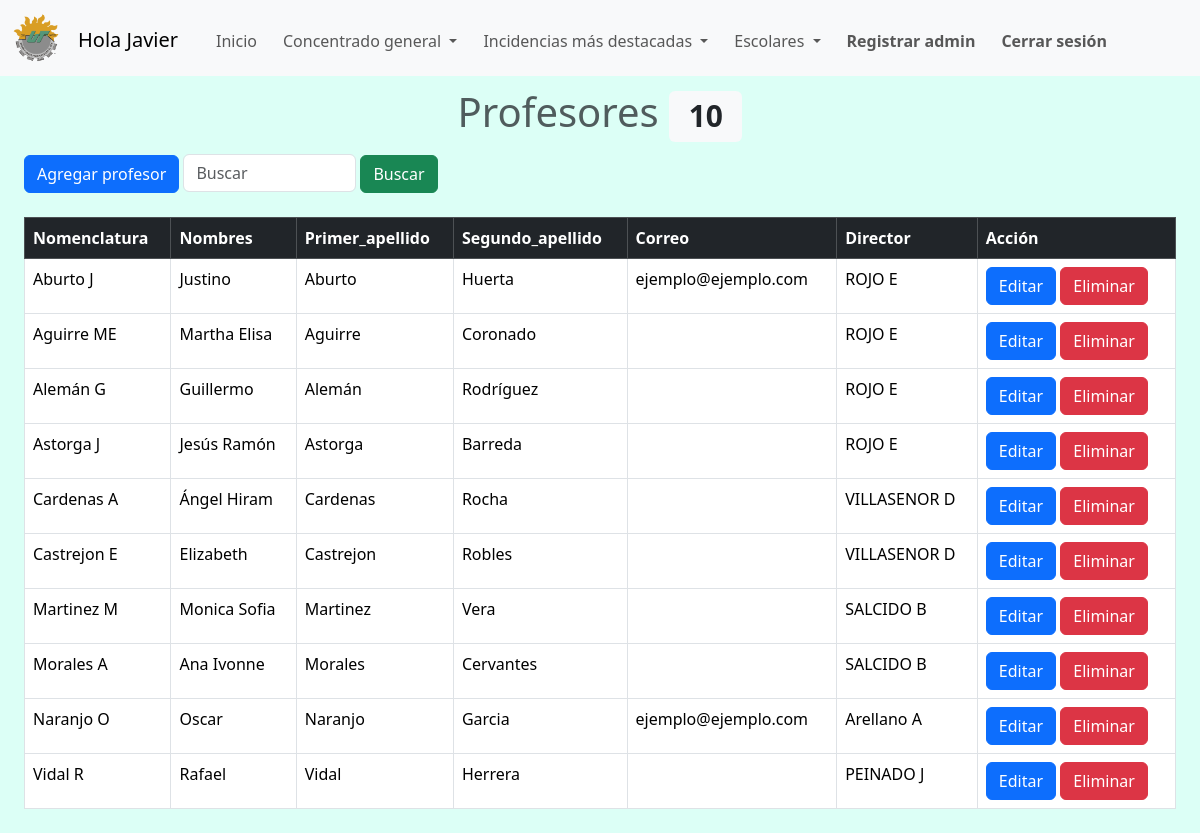
/layouts_admins/profesores.php (signed in), run on the app's committed database.
### tables this page shows
CREATE TABLE IF NOT EXISTS `profesores` (
  `id` int NOT NULL AUTO_INCREMENT,
  `nomenclatura` varchar(100) DEFAULT NULL,
  `nombres` varchar(100) DEFAULT NULL,
  `primer_apellido` varchar(100) DEFAULT NULL,
  `segundo_apellido` varchar(100) DEFAULT NULL,
  `correo` varchar(100) DEFAULT NULL,
  `director` int DEFAULT NULL,
  PRIMARY KEY (`id`),
  KEY `director` (`director`)
);

CREATE TABLE IF NOT EXISTS `dir_de_carrera` (
  `id` int NOT NULL AUTO_INCREMENT,
  `nom_dir` varchar(50) NOT NULL,
  `nombres` varchar(50) NOT NULL,
  `primer_apellido` varchar(50) NOT NULL,
  `segundo_apellido` varchar(50) NOT NULL,
  `correo` varchar(50) NOT NULL,
  `password` varchar(250) NOT NULL,
  PRIMARY KEY (`id`)
);

### layouts_admins/profesores.php (the view, shortened to what this page needs)
<!DOCTYPE html>
<html lang="en">
<head>
    <link href="https://cdn.jsdelivr.net/npm/bootstrap@5.3.2/dist/css/bootstrap.min.css" rel="stylesheet">
</head>
<body class="admin_background">
    <?php include('navbar.php'); ?>
    <?php include('../php/connection.php');
        $consul = "SELECT COUNT(*) AS total_profes FROM profesores";
        $resul = mysqli_query($connection, $consul);
        $row = mysqli_fetch_array($resul);?>
    <h1 class="h1-tittles text-muted display-6">Profesores <span class="badge bg-light text-dark"><?php echo $row['total_profes'];?></span></h1>
    <div class="div-table">
    <button type="button" class="btn btn-primary btn-addprofe" data-bs-toggle="modal" data-bs-target="#exampleModal">
        Agregar profesor
    </button>
    <form class="form-inline form-buscarprofe" method="post">
        <input name="buscar-profe" class="form-control mr-sm-2 input-busquedaprofe" type="search" placeholder="Buscar" aria-label="Search">
        <button name="buscar-profesor" class="btn btn-success" type="submit">Buscar</button>
    </form>
    <br><br>
    <?php
    include ('../php/connection.php');
    if(isset($_POST['buscar-profesor'])){
        ?>
        <a class="btn-delete-filter" href="profesores.php"><button type="submit" class="btn btn-danger btn-delete-filter">Borrar busqueda</button></a>
        <br><br>
        <table class="table table-bordered" id="dataTable" width="100%" cellspacing="0">
        <thead class="table-dark">
            <tr>
                <th scope="col">Nomenclatura</th>
                <th scope="col">Nombres</th>
                <th scope="col">Primer apellido</th>
                <th scope="col">Segundo apellido</th>
                <th scope="col">Correo</th>
                <th scope="col">Director</th>
                <th scope="col">Acción</th>
            </tr>
        </thead>
        <tbody>
        <?php
        $resultado = $_POST['buscar-profe'];
        $query = "SELECT profesores.id, profesores.nomenclatura, profesores.nombres, profesores.primer_apellido, profesores.segundo_apellido, profesores.correo, dir_de_carrera.nom_dir
        FROM profesores
        INNER JOIN dir_de_carrera ON profesores.director = dir_de_carrera.id WHERE profesores.nomenclatura LIKE '%$resultado%'
        OR profesores.nombres LIKE '%$resultado%' OR profesores.primer_apellido LIKE '%$resultado%' OR profesores.segundo_apellido
        LIKE '%$resultado%' OR profesores.correo LIKE '%$resultado%' OR dir_de_carrera.nom_dir LIKE '%$resultado%' ORDER BY nomenclatura";
        $query_run = mysqli_query($connection,$query);
        if(mysqli_num_rows($query_run) > 0){
            foreach($query_run as $row){
                ?>
                <tr>
                    <td><?php echo $row["nomenclatura"]; ?></td>
                    <td><?php echo $row["nombres"];?></td>
                    <td><?php echo $row["primer_apellido"]; ?></td>
                    <td><?php echo $row["segundo_apellido"];?></td>
                    <td><?php echo $row["correo"];?></td>
                    <td><?php echo $row["nom_dir"]; ?></td>
                    <td>
                        <button type="button" class="btn btn-primary" data-bs-toggle="modal" data-bs-target="#exampleModal_<?php echo $row['id']; ?>">Editar</button>
                        <button type="button" class="btn btn-danger" data-bs-toggle="modal" data-bs-target="#borrar_<?php echo $row['id']; ?>"> Eliminar</button>
                    </td>
                </tr>
                <div class="modal fade" id="exampleModal_<?php echo $row['id']; ?>" tabindex="-1" aria-labelledby="exampleModalLabel" aria-hidden="true">
                    <div class="modal-dialog">
                        <div class="modal-content">
                            <div class="modal-header">
                                <h1 class="modal-title fs-5" id="exampleModalLabel">Editar</h1>
                                <button type="button" class="btn-close" data-bs-dismiss="modal" aria-label="Close"></button>
                            </div>
                            <div class="modal-body modal-background">
                            <form action="" method="POST">
                                <div class="mb-2">
                                    <label for="recipient-name" class="col-form-label">Nomenclatura</label>
                                    <input type="text" class="form-control" id="recipient-name" name="nomenclatura" value="<?php echo $row['nomenclatura']; ?>">
                                </div>
                                <div class="mb-3">
                                    <label for="recipient-name" class="col-form-label">Nombres</label>
                                    <input type="text" class="form-control" id="recipient-name" name="nombres" value="<?php echo $row['nombres']; ?>">
                                </div>
                                <div class="mb-3">
                                    <input type="hidden" class="form-control" id="recipient-name" name="id" value="<?php echo $row['id']; ?>">
                                </div>
                                <div class="mb-3">
                                    <label for="recipient-name" class="col-form-label">Primer Apellido</label>
                                    <input type="text" class="form-control" id="recipient-name" name="primerapellido" value="<?php echo $row['primer_apellido']; ?>">
                                </div>
                                <div class="mb-3">
                                    <label for="recipient-name" class="col-form-label">Segundo Apellido</label>
                                    <input type="text" class="form-control" id="recipient-name" name="segundoapellido" value="<?php echo $row['segundo_apellido']; ?>">
                                </div>
                                <div class="mb-3">
                                    <label for="recipient-name" class="col-form-label">Correo</label>
                                    <input type="text" class="form-control" id="recipient-name" name="correo" value="<?php echo $row['correo']; ?>">
                                </div>
                                <div class="mb-3">
                                    <label for="recipient-name" class="col-form-label">Director</label>
                                    <select class="form-select" id="docente" name="director">
                                        <option value="">Seleccionar director</option>
                                            <?php
                                            include('../php/connection.php');
                                            $consul = "SELECT CONCAT(id, ' ', nom_dir) AS director FROM dir_de_carrera";
                                            $resul = mysqli_query($connection, $consul) or die ("Algo salio mal");
                                            while($column = mysqli_fetch_array($resul)){
                                                $optionname=$column['director'];
                                                echo "<option value='$optionname'>$optionname</option>";
                                            }
                                            ?>
                                    </select>
                                </div>
                                <!-- <div class="mb-3">
                                    <label for="recipient-name" class="col-form-label">Director</label>
                                    <input type="text" class="form-control" id="recipient-name" name="director" value="<?php echo $row['director']; ?>">
                                </div> -->
                            </div>
                            <div class="modal-footer">
                                <button type="button" class="btn btn-secondary" data-bs-dismiss="modal">Cancelar</button>
                                <button type="submit" class="btn btn-primary" name="editar_profesor">Guardar Cambios</button>
                            </div>
                            </form>
                        </div>
                    </div>
                </div>
                <form action="" method="post">
                <div class="modal fade" id="borrar_<?php echo $row['id']; ?>" tabindex="-1" aria-labelledby="exampleModalLabel" aria-hidden="true">
                <div class="modal-dialog">
                    <div class="modal-content">
                    <div class="modal-header">
                        <h1 class="modal-title fs-5" id="exampleModalLabel">Eliminar</h1>
                        <button type="button" class="btn-close" data-bs-dismiss="modal" aria-label="Close"></button>
                    </div>
                    <div class="modal-body">
                            Seguro que desea eliminar a <?php echo $row['nombres']; ?>?
                        <input type="hidden" name="id" value="<?php echo $row['id']; ?>">
                    </div>
                    <div class="modal-footer">
                        <button type="button" class="btn btn-secondary" data-bs-dismiss="modal">Cancelar</button>
                        <button type="submit" class="btn btn-primary" name="borrar_profesor">Eliminar</button>
                    </div>
                    </div>
                </div>
                </div>
                </form>
                <?php
            }
        }else{
            ?>
            <tr>
              <td class="else-results" colspan="13" style="color:red;">No se encontraron resultados</td>
            </tr>
            <?php
        }
        ?>
        <p class="lead">Resultados para <strong><?php echo $resultado?></strong></p>
        <?php
    }else{
    ?>
    <table class="table table-bordered" id="dataTable" width="100%" cellspacing="0">
        <thead class="table-dark">
            <tr>
                <th scope="col">Nomenclatura</th>
                <th scope="col">Nombres</th>
                <th scope="col">Primer_apellido</th>
                <th scope="col">Segundo_apellido</th>
                <th scope="col">Correo</th>
                <th scope="col">Director</th>
                <th scope="col">Acción</th>
            </tr>
        </thead>
        <tbody>
            <?php
            require_once("../php/connection.php");
            $result = mysqli_query($connection, "SELECT profesores.id, profesores.nomenclatura, profesores.nombres, profesores.primer_apellido, profesores.segundo_apellido, profesores.correo, dir_de_carrera.nom_dir
            FROM profesores
            INNER JOIN dir_de_carrera ON profesores.director = dir_de_carrera.id ORDER BY nomenclatura");
            while ($row = mysqli_fetch_assoc($result)) {
            ?>
                <tr>
                    <td><?php echo $row["nomenclatura"]; ?></td>
                    <td><?php echo $row["nombres"];?></td>
                    <td><?php echo $row["primer_apellido"]; ?></td>
                    <td><?php echo $row["segundo_apellido"];?></td>
                    <td><?php echo $row["correo"];?></td>
                    <td><?php echo $row["nom_dir"]; ?></td>
                    <td>
                        <button type="button" class="btn btn-primary" data-bs-toggle="modal" data-bs-target="#exampleModal_<?php echo $row['id']; ?>">Editar</button>
                        <button type="button" class="btn btn-danger" data-bs-toggle="modal" data-bs-target="#borrar_<?php echo $row['id']; ?>"> Eliminar</button>
                    </td>
                </tr>
                <?php
    }
    ?>
        </tbody>
    </table>
    </div>
    <?php
    }
    ?>
</body>
</html>

### css/style.css (style rules this page uses)
.h1-tittles { text-align: center; color: white; }
.div-table { margin-top: 1%; margin-left: 2%; margin-right: 2%; margin-bottom: 2%; }
.admin_background { background-color: #dcfff6; }
.btn-addprofe { display: inline-block; }
.form-buscarprofe { display: inline; }
.input-busquedaprofe { display: inline-block; width:15%; }

### data on the page
profesores: nomenclatura "Aburto J", nombres "Justino", primer_apellido "Aburto", segundo_apellido "Huerta", correo "ejemplo@ejemplo.com", director.nom_dir "ROJO E"
profesores: nomenclatura "Aguirre ME", nombres "Martha Elisa", primer_apellido "Aguirre", segundo_apellido "Coronado", director.nom_dir "ROJO E"
profesores: nomenclatura "Alemán G", nombres "Guillermo", primer_apellido "Alemán", segundo_apellido "Rodríguez", director.nom_dir "ROJO E"
profesores: nomenclatura "Astorga J", nombres "Jesús Ramón", primer_apellido "Astorga", segundo_apellido "Barreda", director.nom_dir "ROJO E"
profesores: nomenclatura "Cardenas A", nombres "Ángel Hiram", primer_apellido "Cardenas", segundo_apellido "Rocha", director.nom_dir "VILLASENOR D"
profesores: nomenclatura "Castrejon E", nombres "Elizabeth", primer_apellido "Castrejon", segundo_apellido "Robles", director.nom_dir "VILLASENOR D"
profesores: nomenclatura "Martinez M", nombres "Monica Sofia", primer_apellido "Martinez", segundo_apellido "Vera", director.nom_dir "SALCIDO B"
profesores: nomenclatura "Morales A", nombres "Ana Ivonne", primer_apellido "Morales", segundo_apellido "Cervantes", director.nom_dir "SALCIDO B"
profesores: nomenclatura "Naranjo O", nombres "Oscar", primer_apellido "Naranjo", segundo_apellido "Garcia", correo "ejemplo@ejemplo.com", director.nom_dir "Arellano A"
profesores: nomenclatura "Vidal R", nombres "Rafael", primer_apellido "Vidal", segundo_apellido "Herrera", director.nom_dir "PEINADO J"

### other printed values
$_SESSION['usuario']." " "Javier"
$row['total_profes'] "10"
